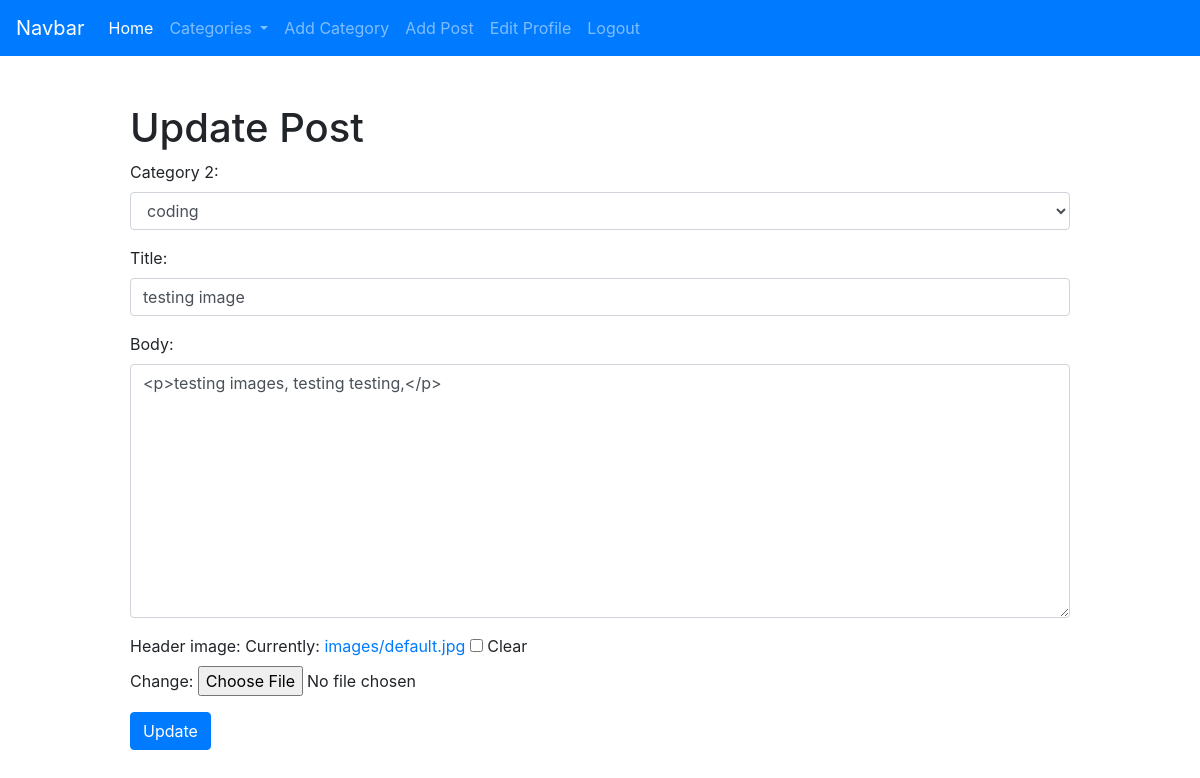
Screenshot of /edit/18/ (signed in) with the database file from the repository.
### theblog/models.py (models this page shows, shortened)
class Post(models.Model):
	title = models.CharField(max_length=255)
	header_image = models.ImageField(null=True, blank=True, upload_to='images/')
	author = models.ForeignKey(User, on_delete=models.CASCADE)
	body = RichTextField(blank = True, null=True)
	category = models.ForeignKey(Category, on_delete=models.CASCADE, null=True)
	post_date = models.DateField(auto_now_add=True)
	category_2 = models.CharField(max_length=255, default='coding')
	snippet = models.CharField(max_length=255, default='click to read more...')
	likes = models.ManyToManyField(User, related_name='blog_posts', null=True)

### theblog/views.py (the view)
# urls.py: path('edit/<int:pk>/', PostUpdateView.as_view(), name='update-post'),
class PostUpdateView(UpdateView):
	model = Post
	template_name = 'theblog/update_post.html'
	form_class = PostForm

### theblog/forms.py
class PostForm(forms.ModelForm):
	class Meta:
		model = Post
		fields = ['category_2','title','author','body', 'header_image']
		widgets = {
			'category_2':forms.Select(choices = cat_list, attrs={'class':'form-control'}),
			'title':forms.TextInput(attrs={'class':'form-control'}),
			'author':forms.TextInput(attrs={'class':'form-control','value':'','id':'elder','type':'hidden'}),
			'body':forms.Textarea(attrs={'class':'form-control'}),
		}

### theblog/templates/theblog/update_post.html (shortened to what this page needs)
{% extends 'theblog/base.html' %}
{% block content %}
<div class="container">
		{% if user.is_authenticated %}
			<h1 class="mt-4">Update Post</h1>
		<div class="form-group">
				<form method="POST">{% csrf_token %}
					{{ form.as_p }}
				<button class="btn btn-primary">Update</button>
			</form>
		</div>
		{% else %}
		<h2>Please login to do that.</h2>
		{% endif %}
</div>
{% endblock %}

### rows the page displays
Post: category_2 "coding", title "testing image", body "<p>testing images, testing testing,</p>"
